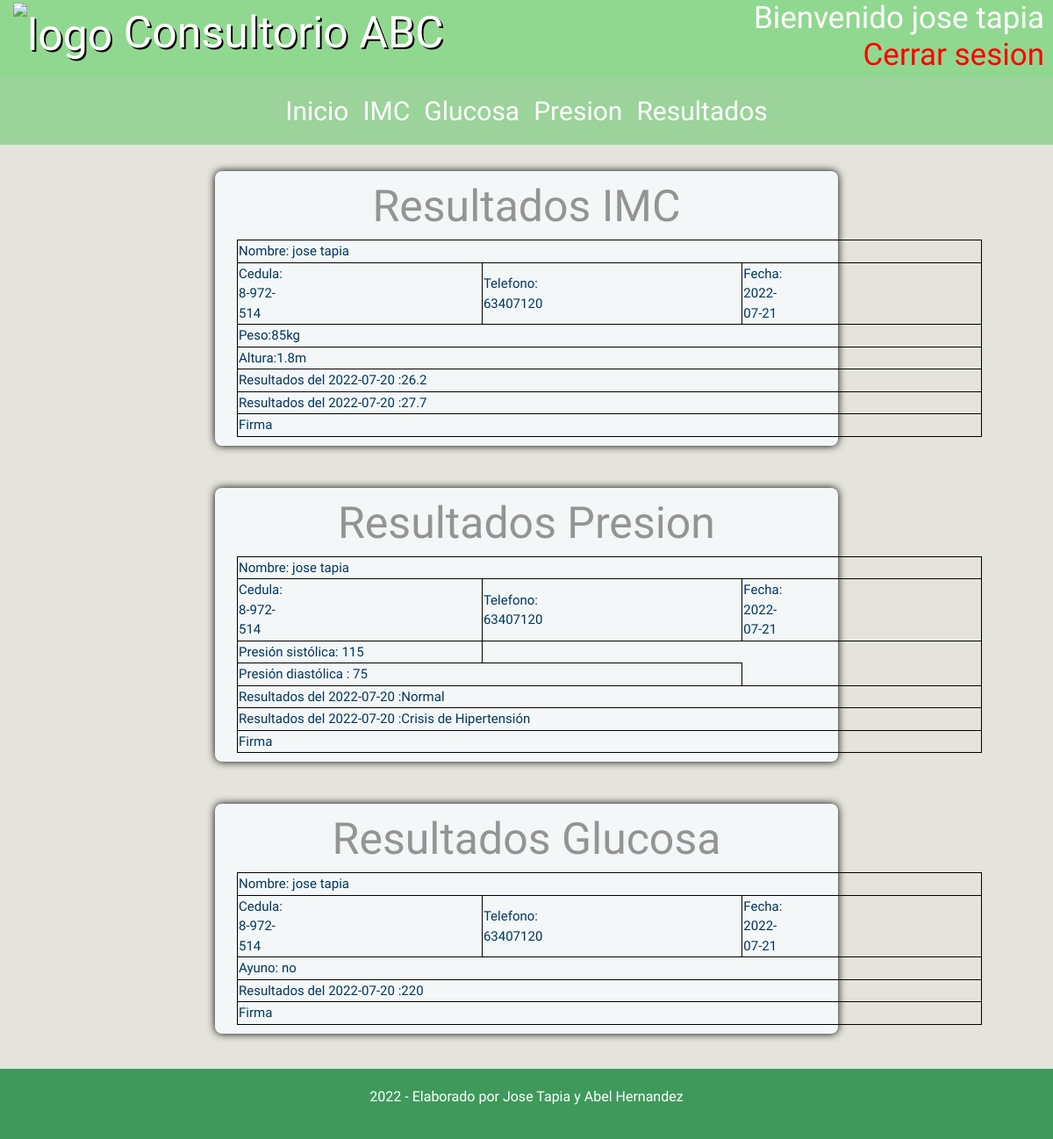
/resultados.php (signed in), run on the app's committed database.
### tables this page shows
CREATE TABLE `user` (
  `nombre` varchar(20) NOT NULL,
  `apellido` varchar(20) NOT NULL,
  `telefono` int(10) NOT NULL,
  `password` varchar(30) NOT NULL,
  `cedula` varchar(20) NOT NULL
);

CREATE TABLE `imc` (
  `peso` float NOT NULL,
  `altura` float NOT NULL,
  `cedula` varchar(20) NOT NULL,
  `imc` float NOT NULL,
  `fecha` date NOT NULL DEFAULT current_timestamp()
);

CREATE TABLE `presion` (
  `sistolica` int(5) NOT NULL,
  `diastolica` int(5) NOT NULL,
  `cedula` varchar(20) NOT NULL,
  `presion` varchar(30) NOT NULL,
  `fecha` date NOT NULL DEFAULT current_timestamp()
);

CREATE TABLE `glucosa` (
  `glucosa` float NOT NULL,
  `ayuna` varchar(15) NOT NULL,
  `cedula` varchar(20) NOT NULL,
  `fecha` date NOT NULL DEFAULT current_timestamp()
);

### plantilla/encabezado.php (the view, shortened to what this page needs)
<?php
function encabezado()
{  ?>
    <!DOCTYPE html>
    <html lang="en">
    <head>
        <link rel="stylesheet" href="https://cdn.jsdelivr.net/npm/bootstrap@4.4.1/dist/css/bootstrap.min.css">
        <link rel="stylesheet" href="css/style.css">
    </head>
    <body>
        <header class="header">
            <div class="maincontainer ">
                <div class="logotitle">
                    <div class="col-md-12 logotitle">
                        <img src="img/logo.png" alt="logo" class="logo">
                        <h1 class="title">Consultorio ABC</h1>
                        <?php
                        if (!empty($_SESSION['usuario'])) {
                            echo '<h2 class="user">Bienvenido ' . $_SESSION['usuario'] .  ' ' . $_SESSION['apellido'] . '</br><a href="logout.php">Cerrar sesion</a></h2>';
                        }
                        ?>
                    </div>
                </div>
                <nav class="navbar navcontent navbar-expand-lg ">
                    <div class="collapse justify-content-center  navbar-collapse" id="navbarNav">
                        <ul class="navbar-nav ">
                            <li class="nav-item active">
                                <a class="nav-link" href="index.php">Inicio <span class="sr-only">(current)</span></a>
                            </li>
                            <li class="nav-item">
                                <a class="nav-link" href="imc.php">IMC</a>
                            </li>
                            <li class="nav-item">
                                <a class="nav-link" href="glucosa.php">Glucosa</a>
                            </li>
                            <li class="nav-item">
                                <a class="nav-link" href="presion.php">Presion</a>
                            </li>
                            <li class="nav-item">
                                <a class="nav-link" href="resultados.php">Resultados</a>
                            </li>
                        </ul>
                </nav>
        </header>
    <?php } ?>
<?php function resultados()
{ ?>
    <?php
    require('db.php');
    $cedula = $_SESSION['cedula'];
    $user_query = "SELECT * FROM `user` WHERE cedula='$cedula'";
    $result = mysqli_query($con, $user_query) or die(mysqli_error($con));
    $row = mysqli_fetch_array($result);
    $nombre = $row['nombre'];
    $apellido = $row['apellido'];
    $telefono = $row['telefono'];
    $cedula = $row['cedula'];
    $imc_query = "SELECT * FROM `imc` WHERE cedula='$cedula'";
    $result_imc = mysqli_query($con, $imc_query) or die(mysqli_error($con));
    $row_imc = mysqli_fetch_array($result_imc);
    $peso = $row_imc['peso'];
    $altura = $row_imc['altura'];
    $glucosa_query = "SELECT * FROM `glucosa` WHERE cedula='$cedula'";
    $result_glucosa = mysqli_query($con, $glucosa_query) or die(mysqli_error($con));
    $row_glucosa = mysqli_fetch_array($result_glucosa);
    $ayuno = $row_glucosa['ayuna'];
    $presion_query = "SELECT * FROM `presion` WHERE cedula='$cedula'";
    $result_presion = mysqli_query($con, $presion_query) or die(mysqli_error($con));
    $row_presion = mysqli_fetch_array($result_presion);
    $sistolica = $row_presion['sistolica'];
    $diastolica = $row_presion['diastolica'];
    ?>
    <div class="container form-style-4">
        <div class="row resultado">
            <div class="col-md-12 ">
                <h1 class="title">Resultados IMC</h1>
                <table>
                    <tr>
                        <td colspan="3">Nombre: <?php echo $nombre . " " . $apellido ?> </td>
                    </tr>
                    <tr>
                        <td class="info">Cedula: <br><?php echo $cedula ?></td>
                        <td class="info">Telefono: <?php echo $telefono ?> </td>
                        <td class="info">Fecha: <?php $date = date("Y-m-d");
                                                echo $date;
                                                ?>
                        </td>
                    </tr>
                    <tr>
                        <td class="resul" colspan="3">Peso:<?php echo $peso ?>kg </td>
                    </tr>
                    <tr>
                        <td class="resul" colspan="3">Altura:<?php echo $altura ?>m </td>
                    </tr>
                    <?php
                    $imc_query = "SELECT imc,fecha FROM `imc` WHERE cedula='$cedula'";
                    $result_imc = mysqli_query($con, $imc_query) or die(mysqli_error($con));
                    while ($fila = $result_imc->fetch_array(MYSQLI_ASSOC)) { ?>
                        <tr>
                            <td class="resul" colspan="3">Resultados del <?php echo $fila['fecha']  ?> :<?php echo $fila['imc'] ?> </td>
                        </tr>
                    <?php } ?>
                    <tr>
                        <td colspan="3">Firma</td>
                    </tr>
                </table>
            </div>
        </div>
        <br><br>
        <div class="row resultado">
            <div class="col-md-12 ">
                <h1 class="title">Resultados Presion</h1>
                <table>
                    <tr>
                        <td colspan="3">Nombre: <?php echo $nombre . " " . $apellido ?> </td>
                    </tr>
                    <tr>
                        <td class="info">Cedula: <?php echo $cedula ?></td>
                        <td class="info">Telefono: <?php echo $telefono ?> </td>
                        <td class="info">Fecha: <?php $date = date("Y-m-d");
                                                echo $date;
                                                ?>
                        </td>
                    </tr>
                    <tr>
                        <td class="resul" colspan="1">Presión sistólica: <?php echo $sistolica ?> </td>
                    </tr>
                    <tr>
                        <td class="resul" colspan="2">Presión diastólica : <?php echo $diastolica ?> </td>
                    </tr>
                    <?php
                    $presion_query = "SELECT presion,fecha FROM `presion` WHERE cedula='$cedula'";
                    $result_presion = mysqli_query($con, $presion_query) or die(mysqli_error($con));
                    while ($fila = $result_presion->fetch_array(MYSQLI_ASSOC)) { ?>
                        <tr>
                            <td class="resul" colspan="3">Resultados del <?php echo $fila['fecha']  ?> :<?php echo $fila['presion'] ?> </td>
                        </tr>
                    <?php } ?>
                    <tr>
                        <td colspan="3">Firma</td>
                    </tr>
                </table>
            </div>
        </div>
        <br><br>
        <div class="row resultado">
            <div class="col-md-12 ">
                <h1 class="title">Resultados Glucosa</h1>
                <table>
                    <tr>
                        <td colspan="3">Nombre: <?php echo $nombre . " " . $apellido ?> </td>
                    </tr>
                    <tr>
                        <td class="info">Cedula: <?php echo $cedula ?></td>
                        <td class="info">Telefono: <?php echo $telefono ?> </td>
                        <td class="info">Fecha: <?php $date = date("Y-m-d");
                                                echo $date;
                                                ?>
                        </td>
                    </tr>
                    <tr>
                        <td class="resul" colspan="3">Ayuno: <?php echo $ayuno ?></td>
                    </tr>
                    <?php
                    $glucosa_query = "SELECT glucosa,fecha FROM `glucosa` WHERE cedula='$cedula'";
                    $result_glucosa = mysqli_query($con, $glucosa_query) or die(mysqli_error($con));
                    while ($fila = $result_glucosa->fetch_array(MYSQLI_ASSOC)) { ?>
                        <tr>
                            <td class="resul" colspan="3">Resultados del <?php echo $fila['fecha']  ?> :<?php echo $fila['glucosa'] ?> </td>
                        </tr>
                    <?php } ?>
                    <tr>
                        <td colspan="3">Firma</td>
                    </tr>
                </table>
            </div>
        </div>
    </div>
<?php } ?>
<?php function pie()
{ ?>
    <footer>
        <div class="container">
            <div class="row">
                <div class="col-md-12">
                    <p> 2022 - Elaborado por Jose Tapia y Abel Hernandez</a></p>
                </div>
            </div>
        </div>
    </footer>
    </body>
    </html>
<?php } ?>

### resultados.php (shortened to what this page needs)
<?php
include("plantilla/encabezado.php");
if(!empty($_SESSION['usuario'])){
  encabezado();
  resultados();
  pie();
}
else{
  encabezado();
  echo'No estas logueado';
  echo'<a href="login.php">Iniciar sesion</a>';
  pie();
}
?>

### css/style.css (style rules this page uses)
body { background-color: #E4E4DC; background-repeat: no-repeat; background-position: center; width: 100%; height: 100%; background-size: cover; font-family: 'Beau Rivage', cursive; }
.logotitle { font-size: 50px; color: #fff; text-shadow: 2px 2px #000; background-color: #90D890; margin-bottom: 10px; width: 100%; position: relative; right: 0; display: block; }
.user { font-size: 35px; color: #fff; text-align: right; font-weight: 300; text-shadow: none; position: absolute; top: 0; right: 10px; }
.logotitle img { width: 5%; }
.logotitle div h1 { position: relative; top: 0; left: 0; display: inline; color: white; margin: 0; padding: 0; }
table, th, td { border:1px solid black; width: 100%; font-size: larger; font-size: 15px; }
.info { padding-right: 227px; }
.resul { width: 100%; }
.resultado { padding: 10px; color: #00365c; box-shadow: #000 0px 0px 10px; border-radius: 8px; background: #f4f7f8; }
.navbar { background-color: #3e995b; border-color: #2c3e50; text-align: center; }
.navcontent { overflow: hidden; font-size: 30px; top: 0; text-align: center; left: 50; right: 50; width: 100%; background-color: #9BD39B; }
.navcontent div ul li a { text-align: center; color: white; }
a { color:red; width: 75%; height: 50%; }
header { background-color: #90D890; }
.title { font-size: 50px; color: #949494; text-align: center; font-weight: 300; }
.form-style-4 { width: 60%; padding: 10px 20px; margin: 10px auto; padding: 20px; border-radius: 8px; }
footer { background-color: #3e995b; color: white; text-align: center; padding: 20px; margin-top: 20px; bottom: 0; }

### data on the page
user: nombre "jose", apellido "tapia", cedula "8-972-514", telefono "63407120"
imc: peso "85", altura "1.8", fecha "2022-07-20", imc "26.2"
imc: fecha "2022-07-20", imc "27.7"
presion: sistolica "115", diastolica "75", fecha "2022-07-20", presion "Normal"
presion: fecha "2022-07-20", presion "Crisis de Hipertensión"
glucosa: ayuna "no", fecha "2022-07-20", glucosa "220"

### other printed values
$_SESSION['usuario'] "jose"
$_SESSION['apellido'] "tapia"
